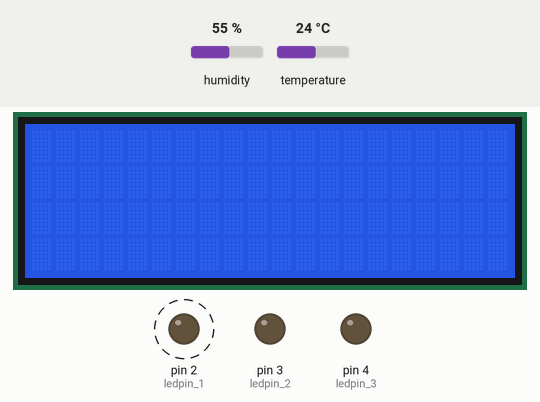
This sketch was run on a simulated Arduino Uno, built with avr-gcc and run on an emulated ATmega328P. Parts: 20×4 character LCD, output pins drawn as LEDs (lit = HIGH). Dashed ring = blinking. The inputs (shaded band) are chosen by the test bench; at power-on: humidity 55 %, temperature 24 °C. What the sketch prints to the serial monitor is not drawn.

Above: at 1.2 s.
1.3 s: humidity set to 22 %
At 4.6 s:
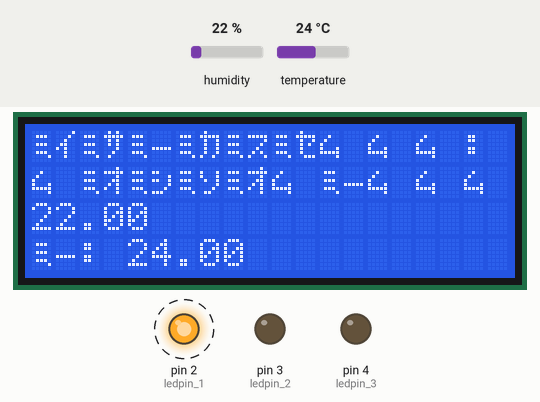
5.7 s: temperature set to 12 °C
At 9.7 s:
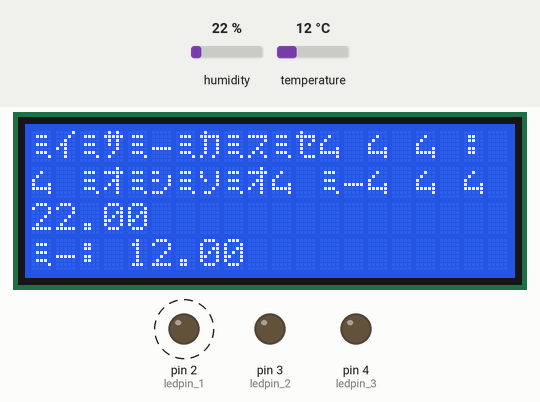
9.8 s: humidity set to 40 %
At 13.3 s:
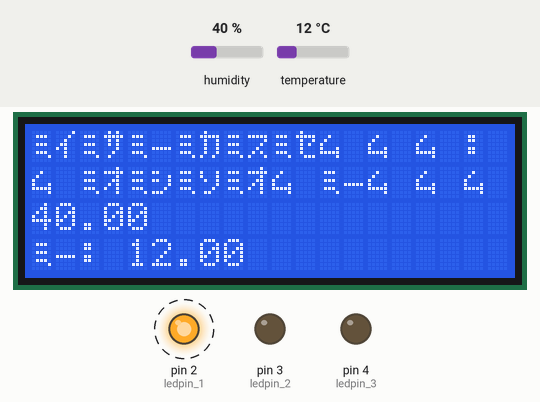
14.0 s: temperature set to 18 °C
18.1 s: temperature set to 21 °C
At 19.0 s:
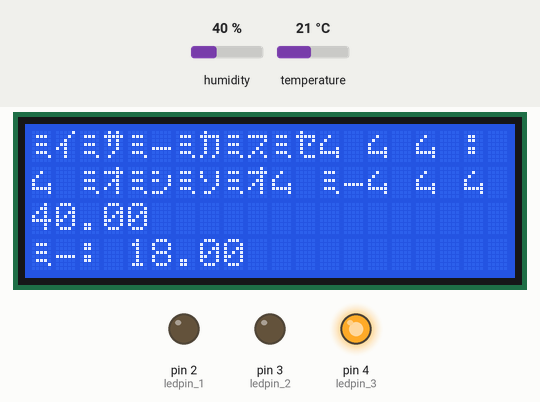
Timing chart, 0 to 23.3 s (numbered marks = the images above; inputs shaded):
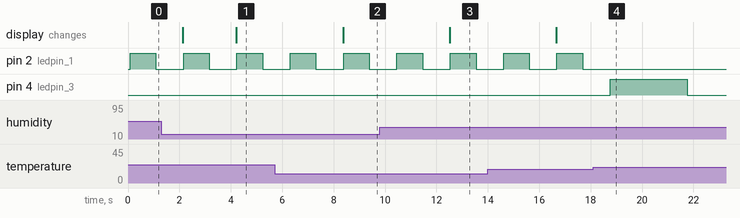

Measured:
- the behaviour switches between 19 and 20 °C on temperature (found by bisection; images 3 and 4)
- after the input at 1.3 s, the display: first differs from a run without the input after 2.9 s (image 1)
- after the input at 5.7 s, the display: changes after 2.7 s (image 2)
- after the input at 9.8 s, the display: changes after 2.7 s (image 3)
- after the input at 18.1 s, pin 2 (ledpin_1): stops changing and stays LOW; pin 4 (ledpin_3): LOW → HIGH after 0.66 s, → LOW 3.0 s later
- by itself, pin 2 (ledpin_1): alternates HIGH for 1.0 s and LOW for 1.1 s

The sketch:

Project_1.ino
```cpp
#include <DHT.h>
#include <Wire.h>
#include <LiquidCrystal_I2C.h>

LiquidCrystal_I2C lcd(0x27, 20, 4);
DHT dht(5, DHT11);

int ledpin_1 = 2, ledpin_2 = 3, ledpin_3 = 4;
int arr[3] = {ledpin_1, ledpin_2, ledpin_3};
void setup() {
  Serial.begin(9600);
  dht.begin(); lcd.init(); lcd.backlight();

  for (int i = 0; i < 3; i++) {
    pinMode(arr[i], OUTPUT);
  }
}
void loop() {
  float v = dht.readHumidity(), t = dht.readTemperature(); //Влажность | Температура
  Serial.println("влажность: ", v); Serial.println("температура: ", t);

  if ((v >= 40 && v <= 55) && (t >= 20 && t <= 23)) { // 3/1
    digitalWrite(arr[2], HIGH), delay(3000);
    digitalWrite(arr[2], LOW), delay(3000);
  } else if (((v >= 30 && v <= 39 || v >= 56 && v < 65) && (t >= 17 && t <= 19 || t >= 24 && t <= 26))) { // 3/2
    digitalWrite(arr[1], HIGH), delay(2000);
    digitalWrite(arr[1], LOW), delay(2000);
  } else { // 3/3
    digitalWrite(arr[0], HIGH), delay(1000);
    digitalWrite(arr[0], LOW), delay(1000);
  }
  lcd.setCursor(0, 0); lcd.print("влажность: "); lcd.print(v);
  lcd.setCursor(0, 1); lcd.print("температура: "); lcd.print(t);
}
```
